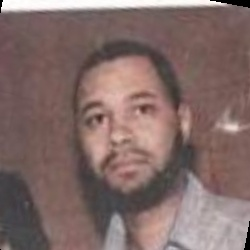
#> input picture forensic_face_system_main/forensic_face_system/faces/Aaron_Patterson_2.jpg, 250 x 250 px; its folder holds only this picture in this run
$ python -i upload_match.py   (imports and definitions only)
#> lines starting #> are read from the running program, lines starting #| are printed output that depends on the picture
"""
Sketch Generation & Identity Verification System
Upload & Match – Light Professional Theme, Top-4 Results
FIXED: ArcFace + CLAHE Preprocessing for Sketch-to-Photo Matching
"""
import tkinter as tk
from tkinter import messagebox, filedialog
import os, sys, shutil, threading, tempfile
from PIL import Image, ImageTk
import numpy as np

BASE   = os.path.dirname(os.path.abspath(__file__))
# [2 lines not run here, left out]

# ══════════════════════════════════════════════════════════════════
# 1. IMAGE PRE-PROCESSING ALGORITHM
# ══════════════════════════════════════════════════════════════════
def preprocess_sketch(path):
    """
    Sketch Preprocessing Steps:
    - Convert to grayscale
    - CLAHE contrast enhancement (boost sketch lines)
    - Resize to 224x224 (ArcFace/VGG input size)
    - Convert grayscale → 3-channel BGR (model needs 3ch)
    - Save to temp file and return path
    """
#> called with path = 'faces/Aaron_Patterson_2.jpg'
    try:
        import cv2
        img = cv2.imread(path, cv2.IMREAD_GRAYSCALE)
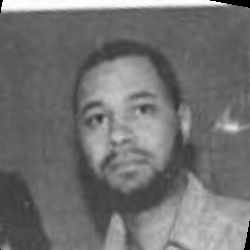
#> img: shape (250, 250); min 0, max 255, mean 113.4
        if img is None:
            # Fallback: use PIL
            pil_img = Image.open(path).convert("L")
            img = np.array(pil_img)

        # CLAHE - Contrast Limited Adaptive Histogram Equalization
        clahe = cv2.createCLAHE(clipLimit=3.0, tileGridSize=(8, 8))
        img = clahe.apply(img)
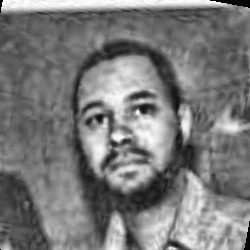
#> img: shape (250, 250); min 2, max 255, mean 121.4

        # Resize to 224x224
        img = cv2.resize(img, (224, 224))
#> img: shape (224, 224)

        # Convert grayscale to 3-channel RGB
        img_rgb = cv2.cvtColor(img, cv2.COLOR_GRAY2BGR)

        # Save to temp file
        tmp = tempfile.mktemp(suffix=".jpg")
        cv2.imwrite(tmp, img_rgb)
        return tmp

    except Exception as e:
        print("Preprocessing Error:", e)
        return path  # fallback: return original


# ══════════════════════════════════════════════════════════════════
# 2. SIMILARITY ENGINE  (ArcFace → fallback histogram)
# ══════════════════════════════════════════════════════════════════
def compute_similarity(p1, p2):
    """
    p1 = sketch path  |  p2 = real face photo path
    Steps:
      1. Preprocess sketch (CLAHE + resize + 3ch)
      2. DeepFace ArcFace cosine similarity
      3. Fallback: OpenCV histogram correlation
    """
    tmp_sketch = None
    try:
        # Step 1 – preprocess sketch
        tmp_sketch = preprocess_sketch(p1)

        # Step 2 – DeepFace ArcFace
        from deepface import DeepFace
#> (the run stopped early here; a loop or call above may not have finished)

$ run again, on forensic_face_system_main/forensic_face_system/faces/Aaron_Peirsol_4.jpg
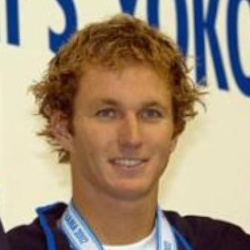
#> input picture forensic_face_system_main/forensic_face_system/faces/Aaron_Peirsol_4.jpg, 250 x 250 px
#> in preprocess_sketch, `img = cv2.imread(path, cv2.IMREAD_GRAYSCALE)`:
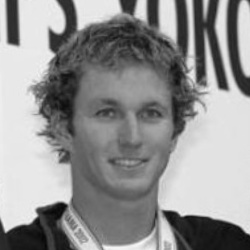
#> img: shape (250, 250); min 6, max 250, mean 145.6
#> in preprocess_sketch, `img = clahe.apply(img)`:
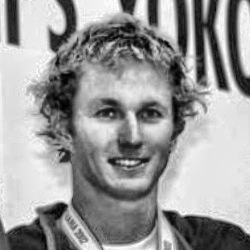
#> img: shape (250, 250); min 1, max 255, mean 153.5

$ run again, on forensic_face_system_main/forensic_face_system/faces/Aaron_Peirsol_5.jpg
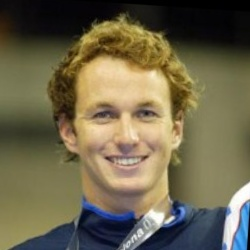
#> input picture forensic_face_system_main/forensic_face_system/faces/Aaron_Peirsol_5.jpg, 250 x 250 px
#> in preprocess_sketch, `img = cv2.imread(path, cv2.IMREAD_GRAYSCALE)`:
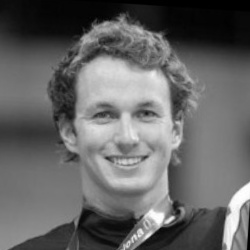
#> img: shape (250, 250); min 0, max 255, mean 101.3
#> in preprocess_sketch, `img = clahe.apply(img)`:
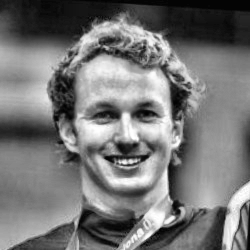
#> img: shape (250, 250); min 1, max 255, mean 117.5
